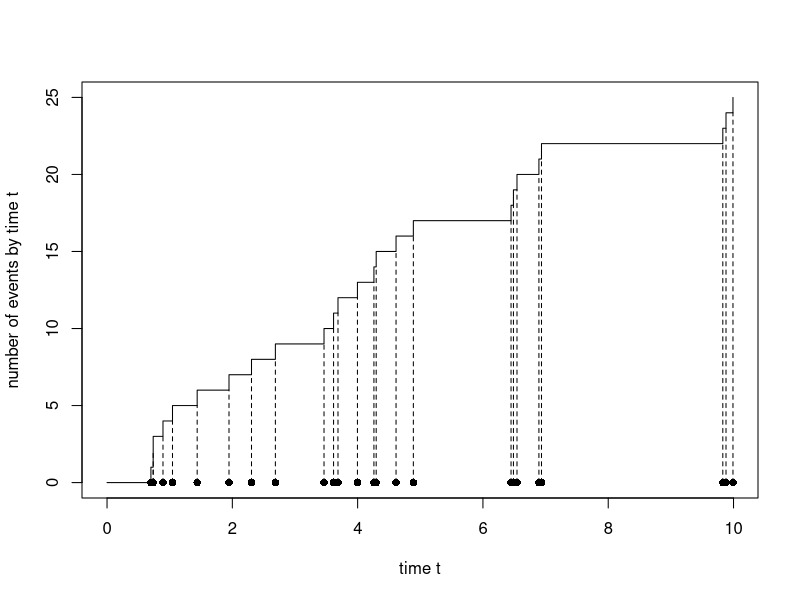
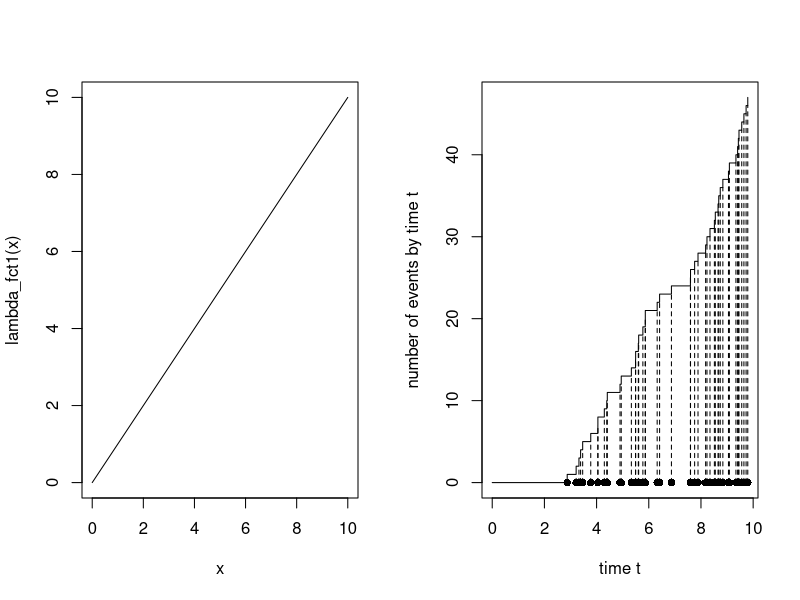
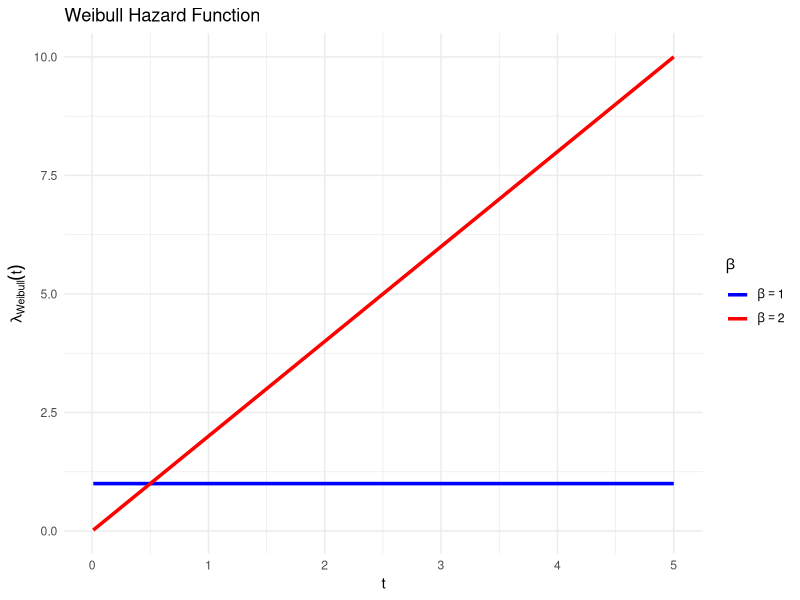
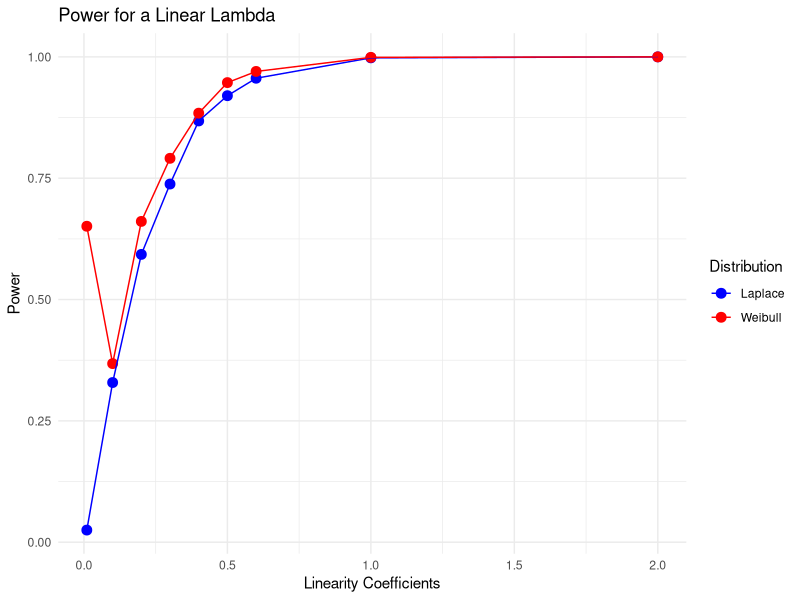
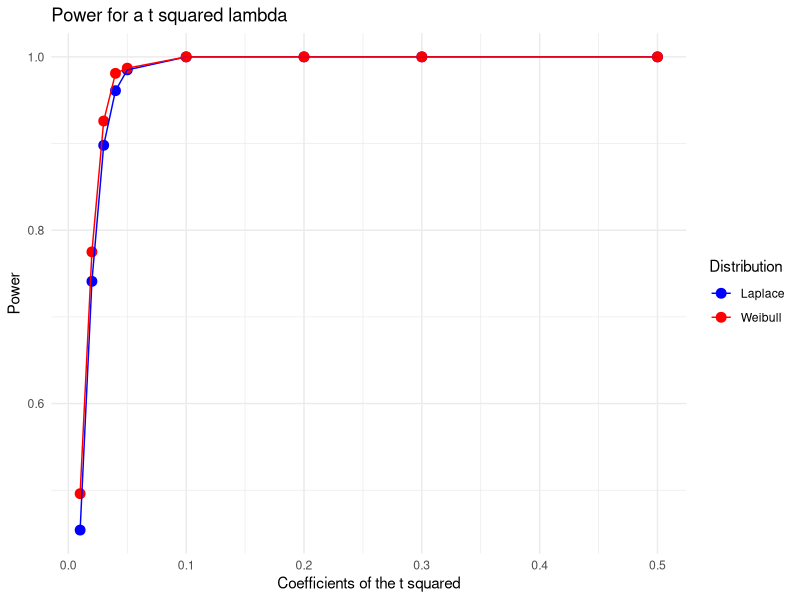
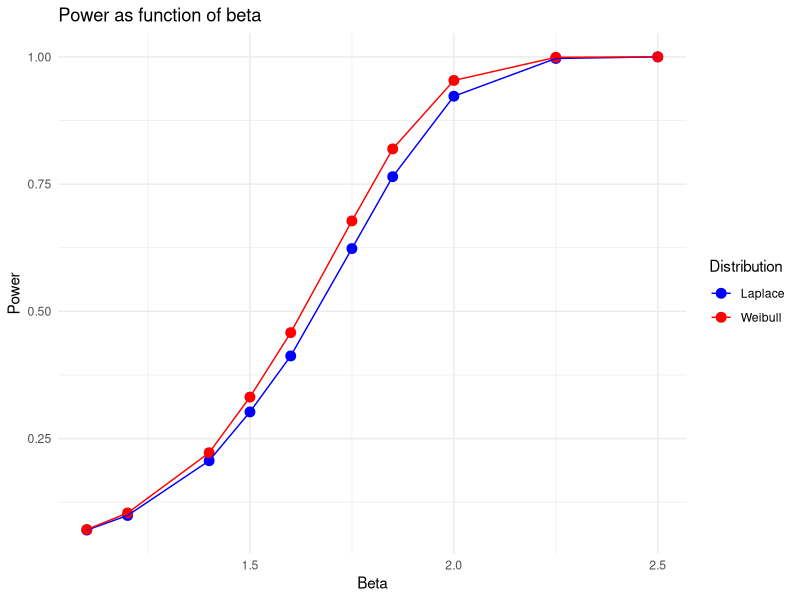
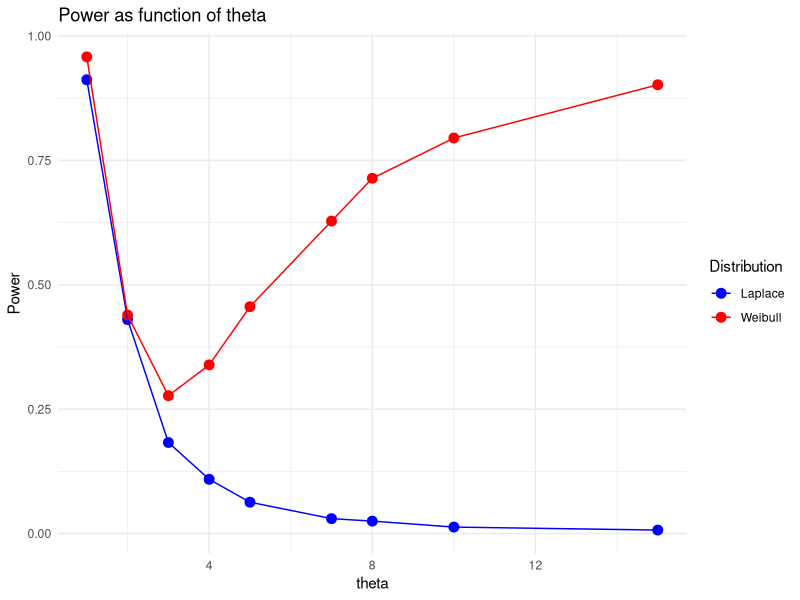
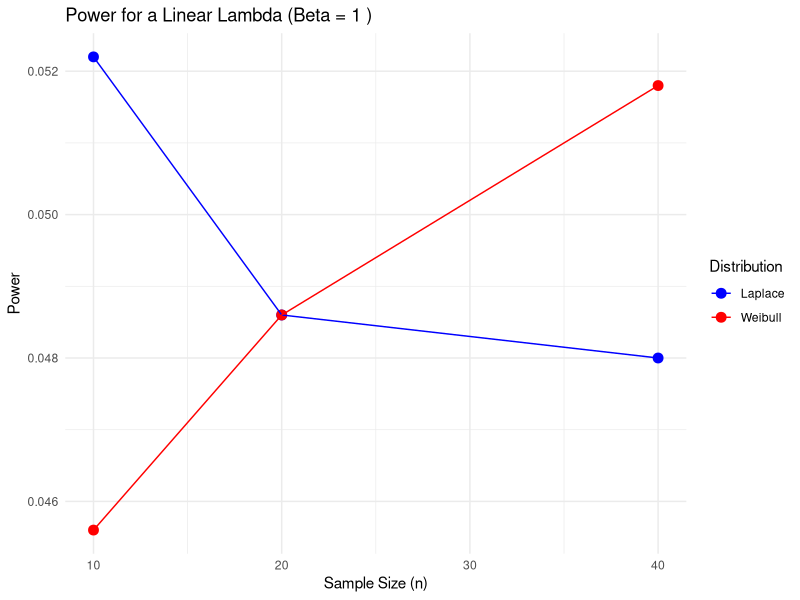

Generate these figures, in order, with R: (Note: a time limit stopped this script after it produced the figures.)
## ---- chunk 1
simulPPh1 <- function(lambda,T_max,fixed_n=-1)
{
  if (fixed_n==-1) fixed_n= rpois(1, lambda*T_max)
  uniformes <- runif(fixed_n, min = 0, max = T_max)
  temps_arrive = sort(uniformes)

  return(temps_arrive)
}
## ---- chunk 2
plot.PP<- function(PP)
{
  # plot the counting process (with jumps of size 1 (starting at point (0,0))):
  plot(c(0,PP),0:length(PP),type="s",xlab="time t",ylab="number of events by time t")
  # add the arrival times on the horizontal axis: 
  points(PP,0*PP,type="p",pch=16)
  # link arrival times with the counts:
  lines(PP,0:(length(PP)-1),type="h",lty=2)
}
## ---- chunk 3
# Simulation and plot of a homogeneous Poisson process:
PPh1 = simulPPh1(2,10)
plot.PP(PPh1)
## ---- chunk 4
simulPPi = function(lambda_fct,T_max,M,fixed_n=-1)
{
  PPh = simulPPh1(M,T_max,fixed_n)
  n = length(PPh)
  unif = runif(n,0,M)
  val_fct_lamb = lambda_fct(PPh)
  to_return = sort(PPh[unif < val_fct_lamb])
  return(to_return)
}
## ---- chunk 5
simulPPi_asarticle = function(lambda_fct,lambda_inv,T_max,n)
{
  unif = sort(runif(n,0,lambda_fct(T_max)))
  to_return = lambda_inv(unif)
  return(to_return)
}
## ---- chunk 6
T_max=10
lambda_fct1 <- function(t){return(t)}
lambda_fct1_prim <- function(t){return(0.5*t^2)}
lambda_fct1_inv <- function(t){return(sqrt(t*2))}

M1=2*T_max
PPi1 = simulPPi(lambda_fct1,T_max,M1)
print(PPi1)
# plot:
par(mfrow=c(1,2))
curve(lambda_fct1,from=0,to=T_max,n=1000)
plot.PP(PPi1)
simulPPi_asarticle(lambda_fct1_prim,lambda_fct1_inv,T_max,10)
## ---- chunk 7
laplace_stat <- function(arrival_times, T_max) {
  n <- length(arrival_times)
  Y <- sum(arrival_times/T_max) - (n / 2)
  Z <- Y / (sqrt(n / 12))
  return(Z)
}

laplace_test <- function(arrival_times, T_max,alpha){
  X = laplace_stat(arrival_times, T_max)
  pval = 1 - pnorm(X)
  rejete_h0 = (pval < alpha)
  to_return = c(X,pval,rejete_h0)
  return(to_return)
}
## ---- chunk 8
set.seed(18) 
T_max = 10
alpha = 0.05
## ---- chunk 9
PPh1 = simulPPh1(2,T_max)

res = laplace_test(PPh1,T_max,alpha)
print(paste("Rejet de H0 :",res[3]))
print(paste("Stat de test :",res[1]))
print(paste("pvaleur :",res[2]))
## ---- chunk 10
lambda_fct1 <- function(t){return(0.2*t)}

M1=0.2*T_max
PPi1 = simulPPi(lambda_fct1,T_max,M1)

res = laplace_test(PPi1,T_max,alpha)
print(paste("Rejet de H0 :",res[3]))
print(paste("Stat de test :",res[1]))
print(paste("pvaleur :",res[2]))
## ---- chunk 11
calculate_power <- function(test,n_sim, T_max, borne_sup,lambda_func, n =-1, alpha = 0.05) {
  rejections <- 0
  ntot = 0
  for (i in 1:n_sim) {
    PPi1 = simulPPi(lambda_func,T_max,borne_sup,n) 
    Z <- test(PPi1, T_max,alpha)
    if (!is.nan(Z[3]) && !is.na(Z[3])){
      if (Z[3]) {
        rejections <- rejections + 1
      }
      }
  }
  return(rejections / n_sim)
}

calculate_power_asarticle <- function(test,n_sim, T_max, lambda_func,lambda_inv, n, alpha = 0.05) {
  rejections <- 0
  ntot = 0
  for (i in 1:n_sim) {
    PPi1 = simulPPi_asarticle(lambda_func,lambda_inv,T_max,n)
    Z <- test(PPi1, T_max,alpha)
    if (i==1){
      print(PPi1)
    }
    if (!is.nan(Z[3]) && !is.na(Z[3])){
      if (Z[3]) {
        rejections <- rejections + 1
      }
      }
  }
  return(rejections / n_sim)
}
## ---- chunk 12
T_max =10
n_sim=1000
lambda_fct1 <- function(t){return(t+1)}
M1=exp(T_max)

power = calculate_power(laplace_test,n_sim, T_max, M1,lambda_fct1)
power

## ---- chunk 13
weibull_stat <- function(arrival_times, T_max) {
  Z <- 2*sum(log(T_max/arrival_times))
  return(Z)
}

weibull_test <- function(arrival_times, T_max,alpha){
  Zobs = weibull_stat(arrival_times, T_max)
  n=length(arrival_times)
  pval = pchisq(Zobs, df = 2 * n)
  rejete_h0 = (pval < alpha)
  to_return = c(Zobs,pval,rejete_h0)
  return(to_return)
}
## ---- chunk 14
lambda_weibull <- function(theta,Beta,t){
  return ((Beta / theta) * (t / theta)^(Beta - 1))
}
## ---- chunk 15
theta=1
# Définir les valeurs de t
t_values <- seq(0.01, 5, length.out = 500)  # t commence à 0.01 pour éviter t=0 (division par 0)

# Calculer lambda pour Beta = 1 et Beta = 2
lambda_beta1 <- lambda_weibull(theta, Beta = 1, t_values)
lambda_beta2 <- lambda_weibull(theta, Beta = 2, t_values)

# Convertir en data frame pour ggplot
df <- data.frame(
  t = t_values,
  Beta1 = lambda_beta1,
  Beta2 = lambda_beta2
)

# Passer au format long pour ggplot
df_long <- tidyr::pivot_longer(df, cols = c("Beta1", "Beta2"), 
                               names_to = "Beta", 
                               values_to = "Lambda")

# Tracer avec ggplot
library(ggplot2)
ggplot(df_long, aes(x = t, y = Lambda, color = Beta)) +
  geom_line(size = 1.2) +
  labs(title = "Weibull Hazard Function",
       x = "t",
       y = expression(lambda[Weibull](t)),
       color = expression(beta)) +
  theme_minimal() +
  scale_color_manual(values = c("blue", "red"),
                     labels = c(expression(beta == 1), expression(beta == 2)))
## ---- chunk 16
T_max = 10
alpha = 0.05
theta = 1
## ---- chunk 17
lambda_fct1 <- function(t){return(lambda_weibull(theta,1,t))}

M1=lambda_weibull(theta,1,T_max)
PPi1 = simulPPi(lambda_fct1,T_max,M1)

res = weibull_test(PPi1,T_max,alpha)
print(paste("Rejet de H0 :",res[3]))
print(paste("Stat de test :",res[1]))
print(paste("pvaleur :",res[2]))
## ---- chunk 18
b=1.5
lambda_fct1 <- function(t){return(lambda_weibull(theta,b,t))}

M1=lambda_weibull(theta,b,T_max)
PPi1 = simulPPi(lambda_fct1,T_max,M1)

res = weibull_test(PPi1,T_max,alpha)
print(paste("Rejet de H0 :",res[3]))
print(paste("Stat de test :",res[1]))
print(paste("pvaleur :",res[2]))
## ---- chunk 19
coef_list = c(0.01,0.1,0.2,0.3,0.4,0.5,0.6,1,2)
T_max =10
n_sim=1000

powers_laplace = c()
powers_weibull = c()

for (coeff in coef_list) {
  lambda_fct <- function(t){return(lambda_weibull(sqrt(2 / coeff),2,t))} # équivalent à lambda(t) = coeff * t
  M=lambda_fct(T_max)
  powers_laplace[length(powers_laplace) + 1] <- calculate_power(laplace_test,n_sim, T_max, M, lambda_fct)
  powers_weibull[length(powers_weibull) + 1] <- calculate_power(weibull_test,n_sim, T_max, M, lambda_fct)
}
library(ggplot2)

# Convertir en data frame
df <- data.frame(x = coef_list, Laplace = powers_laplace,Weibull = powers_weibull)
df_long <- tidyr::pivot_longer(df, cols = c("Laplace", "Weibull"), 
                               names_to = "Distribution", 
                               values_to = "Power")

# Créer le graphique
ggplot(df_long, aes(x = x, y = Power, color = Distribution, group = Distribution)) +
  geom_point(size = 3) +
  geom_line() +
  labs(title = "Power for a Linear Lambda",
       x = "Linearity Coefficients",
       y = "Power") +
  theme_minimal() +
  scale_color_manual(values = c("blue", "red"))  # Personnaliser les couleurs
theme_minimal()
## ---- chunk 20
coef_list = c(0.01,0.02,0.03,0.04,0.05,0.1,0.2,0.3,0.5)
T_max =10
n_sim=1000

powers_laplace = c()
powers_weibull = c()

for (coeff in coef_list) {
  lambda_fct <- function(t){return(lambda_weibull((3 / coeff)^(1 / 3),3,t))} # équivalent à lambda(t) = coeff * t²
  M=lambda_fct(T_max)
  powers_laplace[length(powers_laplace) + 1] <- calculate_power(laplace_test,n_sim, T_max, M, lambda_fct)
  powers_weibull[length(powers_weibull) + 1] <- calculate_power(weibull_test,n_sim, T_max, M, lambda_fct)
}

# Convertir en data frame
df <- data.frame(x = coef_list, Laplace = powers_laplace,Weibull = powers_weibull)
df_long <- tidyr::pivot_longer(df, cols = c("Laplace", "Weibull"), 
                               names_to = "Distribution", 
                               values_to = "Power")

# Créer le graphique
ggplot(df_long, aes(x = x, y = Power, color = Distribution, group = Distribution)) +
  geom_point(size = 3) +
  geom_line() +
  labs(title = "Power for a t squared lambda",
       x = "Coefficients of the t squared",
       y = "Power") +
  theme_minimal() +
  scale_color_manual(values = c("blue", "red"))  # Personnaliser les couleurs
theme_minimal()
## ---- chunk 21
library(ggplot2)
beta_list = c(1.1,1.2,1.4,1.5,1.6,1.75,1.85,2.0,2.25,2.5)
T_max =5
n_sim=10000

powers_laplace = c()
powers_weibull = c()

for (b in beta_list) {
  lambda_fct <- function(t){return(lambda_weibull(1,b,t))}
  M=lambda_fct(T_max)
  powers_laplace[length(powers_laplace) + 1] <- calculate_power(laplace_test,n_sim, T_max, M, lambda_fct)
  powers_weibull[length(powers_weibull) + 1] <- calculate_power(weibull_test,n_sim, T_max, M, lambda_fct)
}

# Convertir en data frame
df <- data.frame(x = beta_list, Laplace = powers_laplace,Weibull = powers_weibull)
df_long <- tidyr::pivot_longer(df, cols = c("Laplace", "Weibull"), 
                               names_to = "Distribution", 
                               values_to = "Power")

# Créer le graphique
ggplot(df_long, aes(x = x, y = Power, color = Distribution, group = Distribution)) +
  geom_point(size = 3) +
  geom_line() +
  labs(title = "Power as function of beta",
       x = "Beta",
       y = "Power") +
  theme_minimal() +
  scale_color_manual(values = c("blue", "red"))  # Personnaliser les couleurs
## ---- chunk 22
coef_list = c(1,2,3,4,5,10,7,8,15)
T_max =5
n_sim=1000

powers_laplace = c()
powers_weibull = c()

for (theta in coef_list) {
  lambda_fct <- function(t){return(lambda_weibull(theta,2,t))} 
  M=lambda_fct(T_max)
  powers_laplace[length(powers_laplace) + 1] <- calculate_power(laplace_test,n_sim, T_max, M, lambda_fct)
  powers_weibull[length(powers_weibull) + 1] <- calculate_power(weibull_test,n_sim, T_max, M, lambda_fct)
}

# Convertir en data frame
df <- data.frame(x = coef_list, Laplace = powers_laplace,Weibull = powers_weibull)
df_long <- tidyr::pivot_longer(df, cols = c("Laplace", "Weibull"), 
                               names_to = "Distribution", 
                               values_to = "Power")

# Créer le graphique
ggplot(df_long, aes(x = x, y = Power, color = Distribution, group = Distribution)) +
  geom_point(size = 3) +
  geom_line() +
  labs(title = "Power as function of theta",
       x = "theta",
       y = "Power") +
  theme_minimal() +
  scale_color_manual(values = c("blue", "red"))  # Personnaliser les couleurs
theme_minimal()
## ---- chunk 23
beta_list = c(1.0, 2.0, 4.0)
n_list = c(10, 20, 40)
T_max = 1
n_sim = 5000

for (b in beta_list) {
  powers_laplace = c()
  powers_weibull = c()
  
  for (n in n_list) {
    lambda_fct <- function(t) {
      return(lambda_weibull(1, b, t))  # équivalent à lambda(t) = coeff * t
    }
    M = lambda_fct(T_max)
    powers_laplace[length(powers_laplace) + 1] <- calculate_power(laplace_test, n_sim, T_max, M, lambda_fct, n)
    powers_weibull[length(powers_weibull) + 1] <- calculate_power(weibull_test, n_sim, T_max, M, lambda_fct, n)
  }
  
  # Convertir en data frame
  df <- data.frame(x = n_list, Laplace = powers_laplace, Weibull = powers_weibull)
  df_long <- tidyr::pivot_longer(df, cols = c("Laplace", "Weibull"), 
                                 names_to = "Distribution", 
                                 values_to = "Power")
  
  # Créer le graphique
  plot <- ggplot(df_long, aes(x = x, y = Power, color = Distribution, group = Distribution)) +
    geom_point(size = 3) +
    geom_line() +
    labs(title = paste("Power for a Linear Lambda (Beta =", b, ")"),
         x = "Sample Size (n)",
         y = "Power") +
    theme_minimal() +
    scale_color_manual(values = c("blue", "red"))  # Personnaliser les couleurs
  
  # Afficher le graphique
  print(plot)
}



## ---- chunk 24
t_list = c(1.0, 2.0, 4.0)
n_list = c(10, 20, 40)
n_sim = 5000

for (T_max in t_list) {
  powers_laplace = c()
  powers_weibull = c()
  
  for (n in n_list) {
    lambda_fct <- function(t) {
      return(exp(t))  # équivalent à lambda(t) = coeff * t
    }
    M = lambda_fct(T_max)
    powers_laplace[length(powers_laplace) + 1] <- calculate_power(laplace_test, n_sim, T_max, M, lambda_fct, n)
    powers_weibull[length(powers_weibull) + 1] <- calculate_power(weibull_test, n_sim, T_max, M, lambda_fct, n)
  }
  
  # Convertir en data frame
  df <- data.frame(x = n_list, Laplace = powers_laplace, Weibull = powers_weibull)
  df_long <- tidyr::pivot_longer(df, cols = c("Laplace", "Weibull"), 
                                 names_to = "Distribution", 
                                 values_to = "Power")
  
  # Créer le graphique
  plot <- ggplot(df_long, aes(x = x, y = Power, color = Distribution, group = Distribution)) +
    geom_point(size = 3) +
    geom_line() +
    labs(title = paste("Power for an exponential Lambda (T_max =", T_max, ")"),
         x = "Sample Size (n)",
         y = "Power") +
    theme_minimal() +
    scale_color_manual(values = c("blue", "red"))  # Personnaliser les couleurs
  
  # Afficher le graphique
  print(plot)
}



## ---- chunk 25
t_list = c(10, 15, 25)
n_list = c(10, 20, 40)
n_sim = 5000

for (T_max in t_list) {
  powers_laplace = c()
  powers_weibull = c()
  
  for (n in n_list) {
    lambda_fct <- function(t) {
      return(log(1+t))  # équivalent à lambda(t) = coeff * t
    }
    M = lambda_fct(T_max)
    powers_laplace[length(powers_laplace) + 1] <- calculate_power(laplace_test, n_sim, T_max, M, lambda_fct, n)
    powers_weibull[length(powers_weibull) + 1] <- calculate_power(weibull_test, n_sim, T_max, M, lambda_fct, n)
  }
  
  # Convertir en data frame
  df <- data.frame(x = n_list, Laplace = powers_laplace, Weibull = powers_weibull)
  df_long <- tidyr::pivot_longer(df, cols = c("Laplace", "Weibull"), 
                                 names_to = "Distribution", 
                                 values_to = "Power")
  
  # Créer le graphique
  plot <- ggplot(df_long, aes(x = x, y = Power, color = Distribution, group = Distribution)) +
    geom_point(size = 3) +
    geom_line() +
    labs(title = paste("Power for an log Lambda (T_max =", T_max, ")"),
         x = "Sample Size (n)",
         y = "Power") +
    theme_minimal() +
    scale_color_manual(values = c("blue", "red"))  # Personnaliser les couleurs
  
  # Afficher le graphique
  print(plot)
}
## ---- chunk 26
to_list = c(1/3, 1/2, 2/3)
n_list = c(10, 20, 40)
n_sim = 1000
T_max=1

for (to in to_list) {
  powers_laplace = c()
  powers_weibull = c()
  
  for (n in n_list) {
    lambda_fct <- function(t) {
      c <- ifelse(t > to, 2, 1)
      return(c)
    }
    M = lambda_fct(T_max)
    powers_laplace[length(powers_laplace) + 1] <- calculate_power(laplace_test, n_sim, T_max, M, lambda_fct, n)
    powers_weibull[length(powers_weibull) + 1] <- calculate_power(weibull_test, n_sim, T_max, M, lambda_fct, n)
  }
  
  # Convertir en data frame
  df <- data.frame(x = n_list, Laplace = powers_laplace, Weibull = powers_weibull)
  df_long <- tidyr::pivot_longer(df, cols = c("Laplace", "Weibull"), 
                                 names_to = "Distribution", 
                                 values_to = "Power")
  
  # Créer le graphique
  plot <- ggplot(df_long, aes(x = x, y = Power, color = Distribution, group = Distribution)) +
    geom_point(size = 3) +
    geom_line() +
    labs(title = paste("Power for an step function intensity (Tho =", to, ")"),
         x = "Sample Size (n)",
         y = "Power") +
    theme_minimal() +
    scale_color_manual(values = c("blue", "red"))  # Personnaliser les couleurs
  
  # Afficher le graphique
  print(plot)
}
## ---- chunk 27
library(ggplot2)
beta_list = c(1.0, 2.0, 4.0)
n_list = c(10, 20, 40)
T_max = 1
n_sim = 5000

for (b in beta_list) {
  powers_laplace = c()
  powers_weibull = c()
  
  for (n in n_list) {
    lambda_func <- function(t) {
      return(t^b) 
    }
    lambda_inv <- function(y){
      return(y^(1/b))
    }
    powers_laplace[length(powers_laplace) + 1] <- calculate_power_asarticle(laplace_test, n_sim, T_max,lambda_func,lambda_inv, n)
    powers_weibull[length(powers_weibull) + 1] <- calculate_power_asarticle(weibull_test, n_sim, T_max, lambda_func,lambda_inv, n)
  }
  
  # Convertir en data frame
  df <- data.frame(x = n_list, Laplace = powers_laplace, Weibull = powers_weibull)
  df_long <- tidyr::pivot_longer(df, cols = c("Laplace", "Weibull"), 
                                 names_to = "Distribution", 
                                 values_to = "Power")
  
  # Créer le graphique
  plot <- ggplot(df_long, aes(x = x, y = Power, color = Distribution, group = Distribution)) +
    geom_point(size = 3) +
    geom_line() +
    labs(title = paste("Power for a Linear Lambda (Beta =", b, ")"),
         x = "Sample Size (n)",
         y = "Power") +
    theme_minimal() +
    scale_color_manual(values = c("blue", "red"))  # Personnaliser les couleurs
  
  # Afficher le graphique
  print(plot)
}

## ---- chunk 28
t_list = c(1.0, 2.0, 4.0)
n_list = c(10, 20, 40)
n_sim = 5000

for (T_max in t_list) {
  powers_laplace = c()
  powers_weibull = c()
  
  for (n in n_list) {
    lambda_func <- function(t) {
      return(exp(t)-1) 
    }
    lambda_inv <- function(y){
      return(log(y+1))
    }
    powers_laplace[length(powers_laplace) + 1] <- calculate_power_asarticle(laplace_test, n_sim, T_max,lambda_func,lambda_inv, n)
    powers_weibull[length(powers_weibull) + 1] <- calculate_power_asarticle(weibull_test, n_sim, T_max, lambda_func,lambda_inv, n)
  }
  
  # Convertir en data frame
  df <- data.frame(x = n_list, Laplace = powers_laplace, Weibull = powers_weibull)
  df_long <- tidyr::pivot_longer(df, cols = c("Laplace", "Weibull"), 
                                 names_to = "Distribution", 
                                 values_to = "Power")
  
  # Créer le graphique
  plot <- ggplot(df_long, aes(x = x, y = Power, color = Distribution, group = Distribution)) +
    geom_point(size = 3) +
    geom_line() +
    labs(title = paste("Power for an exponential Lambda (T_max =", T_max, ")"),
         x = "Sample Size (n)",
         y = "Power") +
    theme_minimal() +
    scale_color_manual(values = c("blue", "red"))  # Personnaliser les couleurs
  
  # Afficher le graphique
  print(plot)
}
## ---- chunk 29
t_list = c(10, 15, 25)
n_list = c(10, 20, 40)
n_sim = 5000

for (T_max in t_list) {
  powers_laplace = c()
  powers_weibull = c()
  
  for (n in n_list) {
    lambda_func <- function(t) {
      return((1 + t) * log(1 + t) - t) 
    }
    
    lambda_inv <- function(y) {
        # Fonction d'inversion pour un scalaire
        inverse_scalar <- function(single_y) {
          if (lambda_func(0) > single_y || lambda_func(100) < single_y) {
            stop("The function does not change sign in the interval [0, 100]")
          }
          result <- uniroot(function(t) lambda_func(t) - single_y, lower = 0, upper = 100)
          return(result$root)
        }
        # Appliquer à chaque élément de y si y est un vecteur
        return(sapply(y, inverse_scalar))
      }
    
    
    powers_laplace[length(powers_laplace) + 1] <- calculate_power_asarticle(laplace_test, n_sim, T_max,lambda_func,lambda_inv, n)
    powers_weibull[length(powers_weibull) + 1] <- calculate_power_asarticle(weibull_test, n_sim, T_max, lambda_func,lambda_inv, n)
  }
  
  # Convertir en data frame
  df <- data.frame(x = n_list, Laplace = powers_laplace, Weibull = powers_weibull)
  df_long <- tidyr::pivot_longer(df, cols = c("Laplace", "Weibull"), 
                                 names_to = "Distribution", 
                                 values_to = "Power")
  
  # Créer le graphique
  plot <- ggplot(df_long, aes(x = x, y = Power, color = Distribution, group = Distribution)) +
    geom_point(size = 3) +
    geom_line() +
    labs(title = paste("Power for an log Lambda (T_max =", T_max, ")"),
         x = "Sample Size (n)",
         y = "Power") +
    theme_minimal() +
    scale_color_manual(values = c("blue", "red"))  # Personnaliser les couleurs
  
  # Afficher le graphique
  print(plot)
}
## ---- chunk 30
to_list = c(1/3, 1/2, 2/3)
n_list = c(10, 20, 40)
n_sim = 1000
T_max=1

for (to in to_list) {
  powers_laplace = c()
  powers_weibull = c()
  
  for (n in n_list) {

    lambda_func <- function(t) {
      return(ifelse(t > to, 2*t - to, t)) 
    }
    lambda_inv <- function(y){
      return(ifelse(y > to,(y + to)/2, y))
    }
    powers_laplace[length(powers_laplace) + 1] <- calculate_power_asarticle(laplace_test, n_sim, T_max,lambda_func,lambda_inv, n)
    powers_weibull[length(powers_weibull) + 1] <- calculate_power_asarticle(weibull_test, n_sim, T_max, lambda_func,lambda_inv, n)
  }
  
  # Convertir en data frame
  df <- data.frame(x = n_list, Laplace = powers_laplace, Weibull = powers_weibull)
  df_long <- tidyr::pivot_longer(df, cols = c("Laplace", "Weibull"), 
                                 names_to = "Distribution", 
                                 values_to = "Power")
  
  # Créer le graphique
  plot <- ggplot(df_long, aes(x = x, y = Power, color = Distribution, group = Distribution)) +
    geom_point(size = 3) +
    geom_line() +
    labs(title = paste("Power for an step function intensity (Tho =", to, ")"),
         x = "Sample Size (n)",
         y = "Power") +
    theme_minimal() +
    scale_color_manual(values = c("blue", "red"))  # Personnaliser les couleurs
  
  # Afficher le graphique
  print(plot)
}
